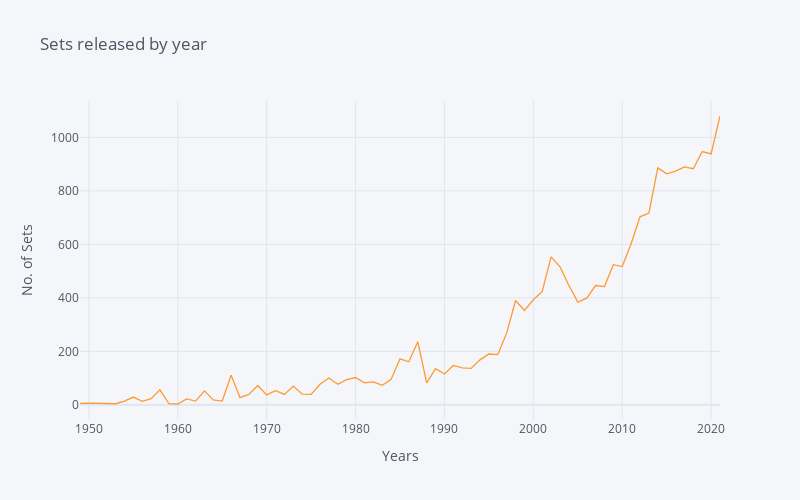

This figure's notebook cell:
### Code cell
df_sets_yoy.drop(2022, axis=0).iplot(
    kind="line", y="set_num", dimensions=(800, 500), xTitle="Years", yTitle="No. of Sets", title="Sets released by year"
)

### Figure 1 — Plotly figure (JSON) as saved in the notebook; plotly's stock layout.template omitted (floating-point values rounded to 4 significant figures)
{"data": [{"line": {"color": "rgba(255, 153, 51, 1.0)", "dash": "solid", "shape": "linear", "width": 1.3}, "mode": "lines", "name": "set_num", "text": "", "type": "scatter", "x": [1949, 1950, 1953, 1954, 1955, 1956, 1957, 1958, 1959, 1960, 1961, 1962, 1963, 1964, 1965, 1966, 1967, 1968, 1969, 1970, 1971, 1972, 1973, 1974, 1975, 1976, 1977, 1978, 1979, 1980, 1981, 1982, 1983, 1984, 1985, 1986, 1987, 1988, 1989, 1990, 1991, 1992, 1993, 1994, 1995, 1996, 1997, 1998, 1999, 2000, 2001, 2002, 2003, 2004, 2005, 2006, 2007, 2008, 2009, 2010, 2011, 2012, 2013, 2014, 2015, 2016, 2017, 2018, 2019, 2020, 2021], "y": [5, 6, 4, 14, 29, 13, 23, 56, 4, 3, 22, 14, 52, 18, 14, 111, 27, 39, 72, 37, 53, 39, 70, 40, 39, 77, 100, 77, 94, 102, 82, 86, 73, 95, 172, 161, 236, 82, 135, 115, 147, 138, 136, 168, 190, 188, 268, 390, 353, 393, 424, 553, 516, 446, 384, 399, 446, 442, 524, 517, 602, 703, 717, 886, 864, 874, 890, 883, 947, 938, 1080]}], "layout": {"height": 500, "legend": {"bgcolor": "#F5F6F9", "font": {"color": "#4D5663"}}, "paper_bgcolor": "#F5F6F9", "plot_bgcolor": "#F5F6F9", "title": {"font": {"color": "#4D5663"}, "text": "Sets released by year"}, "width": 800, "xaxis": {"gridcolor": "#E1E5ED", "showgrid": true, "tickfont": {"color": "#4D5663"}, "title": {"font": {"color": "#4D5663"}, "text": "Years"}, "zerolinecolor": "#E1E5ED"}, "yaxis": {"gridcolor": "#E1E5ED", "showgrid": true, "tickfont": {"color": "#4D5663"}, "title": {"font": {"color": "#4D5663"}, "text": "No. of Sets"}, "zerolinecolor": "#E1E5ED"}}}
